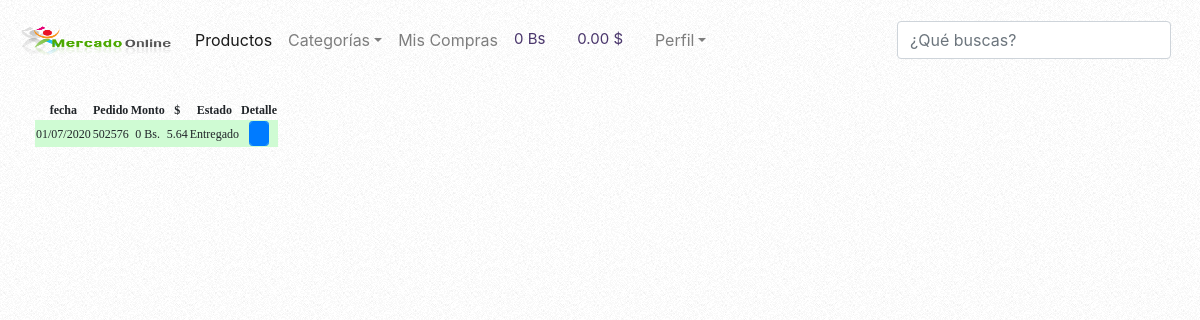
Before: /backend/index.php?action=purchases (signed in) with the older database file.
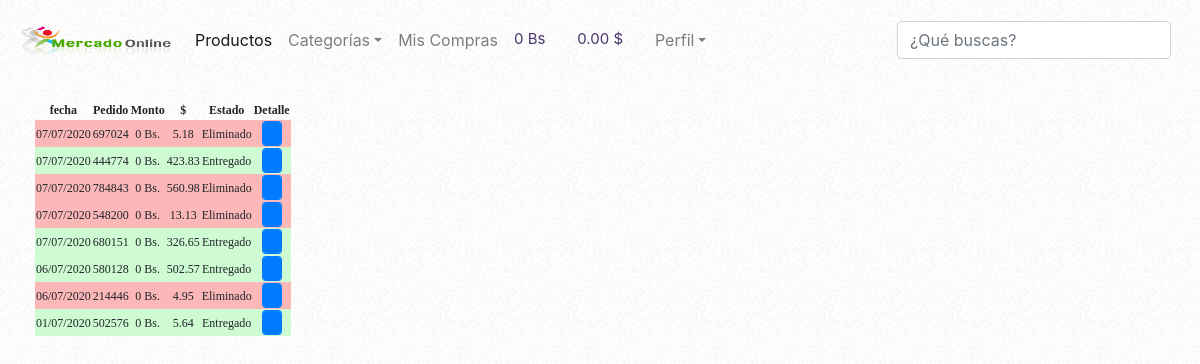
After: the same page with the newer database file.
### tables this page shows
CREATE TABLE `pedido` (
  `id` int(11) NOT NULL,
  `idorder` int(11) NOT NULL,
  `iduser` int(11) NOT NULL,
  `reference` int(11) NOT NULL,
  `mount` decimal(10,2) NOT NULL,
  `convertion` decimal(10,2) NOT NULL,
  `date` timestamp NOT NULL DEFAULT CURRENT_TIMESTAMP ON UPDATE CURRENT_TIMESTAMP,
  `status` int(11) NOT NULL,
  `branch` int(11) NOT NULL
);

### backend/controllers/backendConnectControllerPage.php (called while the page is built)
<?php
class connectControllerPage{
 public static function template(){
 		include "views/template.php";
 		}
 public static function connectPage(){
if (isset($_GET["action"])) {
	$controllerConnect = $_GET["action"];
		}else {
			$controllerConnect = "index";
		}
		$answer = connectModelPage::connectPageModel($controllerConnect);
		include $answer;
	}
}

### backend/models/connection.php (called while the page is built)
<?php
class connection{
	 public static function connect(){
	 	$link = new PDO("mysql:host=localhost;dbname=mercadoonline","root","");
	 	return $link;
	 }
}

### backend/models/productsModel.php (called while the page is built, shortened)
<?php
require_once "connection.php";
class viewsProductsModel{
 public static function TotalSumPurchaseCarView($iduserModel, $table){
 	$stmt = connection::connect()->prepare("SELECT SUM(total) as total FROM $table WHERE iduser = $iduserModel");
	 if ($stmt -> execute()) {
 	 		return $stmt->fetch();
 	 				}
 	 				else {
 	 					return "error";
 	 				}
 	 				}
 						  public static function conversionDollarModel($table){
 						  		$stmt = connection::connect()->prepare("SELECT tasa FROM $table");
 						  				$stmt -> execute();
		 							return $stmt->fetch();
 						  }
		}

### backend/models/ivaModel.php (called while the page is built, shortened)
<?php
require_once "connection.php";
class iva {
  public static function viewIvaModel($table){
  	    	$stmt = connection::connect()->prepare("SELECT iva FROM iva");
  			$stmt -> execute();
		 	return $stmt->fetch();
  		}
}

### backend/models/deliveryTaxModel.php (called while the page is built, shortened)
<?php
require_once "connection.php";
class deliveryTaxModel{
 public static function viewDeliveryTaxModel($table){
 	$stmt = connection::connect()->prepare("SELECT tax FROM $table");
	$stmt -> execute();
	return $stmt->fetch();
 		}
}

### backend/models/purchaseOrderModel.php (called while the page is built, shortened)
<?php
require_once "connection.php";
class purchaseOrderModel{
	  public static function viewPurchaseOrderModel( $dataModel, $table){
 	 $stmt = connection::connect()->prepare("SELECT id, idorder, iduser, reference, mount, convertion, date, status,branch FROM $table WHERE iduser = $dataModel ORDER BY date DESC");
	 if ($stmt -> execute()) {
 	 		return $stmt->fetchAll();
 	 				}
 	 				else {
 	 					return "error";
 	 				}
	  }
}

### backend/controllers/purchaseOrderController.php (the view, shortened to what this page needs)
<?php
class purchaseOrderController{
		 public static function viewMyPurchases(){
			$dataController = $_SESSION["id"];
		 		$answerOrder=purchaseOrderModel::viewPurchaseOrderModel($dataController, "pedido");
		 		foreach ($answerOrder as $row => $value) {
		 			$row = $row + 1;
		 		}
		 		foreach ($answerOrder as $row => $item) {
		 			$newDate = date("d/m/yy", strtotime($item["date"]));
		 			if ($item["status"]==1) {
		 				$item["status"] = "Enviando";
		 				$colorStatus =  "style=background:#CFDCFB";
		 			}elseif($item["status"]==2){
		 				$item["status"] = "Entregado";
		 				$colorStatus = "style=background:#CFFBD3";
		 				}elseif($item["status"]==3){
		 				$item["status"] = "Eliminado";
		 				$colorStatus =  "style=background:#FCB8B8";
		 			}else{
		 					$item["status"] = "En proceso";
		 					$colorStatus = "style=background:#F9FBCF";
		 			}
		echo '
					<tr>
					<td '.$colorStatus.'>'.$newDate.'</td>
					<td '.$colorStatus.'>'.$item["idorder"].'</td>
					<td '.$colorStatus.'>'.number_format($item["price"], 0, ",", ".").' Bs.</td>
					<td '.$colorStatus.'>'.$item["convertion"].'</td>
					<td '.$colorStatus.'>'.$item["status"].'</td>
					<td  '.$colorStatus.'><a href="#view'.$row.'"  data-toggle="modal">
					<button class="form-control 	btn btn-primary fa fa-list btn-sm" style="height:25px; width:20px"></button></a>
					<div class="modal fade "  id="view'.$row.'" tabindex="-1" role="dialog" aria-labelledby="myModalLabel" ariahidden="true" >
					<div class="modal-dialog" role="document" >
					<div class="modal-content" style="font-family:Pavanam-Regular; border-radius:0px">
					<div class="modal-header" >
					<button type="button" class="close" data-dismiss="modal" aria-label="Close">
					<span aria-hidden="true">&times;</span> </button>
					</div>
					<div class="modal-body"  style="text-align: left; margin: 0%;">
					<label  class="label for="" style="font-size:12px">Fecha: '.$newDate.'</label>';
					echo  '
						<table class="table" style="font-size:12px">
		 		  	 	<thead>
		 		  	 	<tr>
		 		  	 	<th>Pedido # '.$item["idorder"].'</th>
		 		  	 	<th></th>
		 		  	 	<th></th>
		 		  	 	<th></th>
		 		  	 	</tr>
						<tr>
						<th>Producto</th>
						<th>Cant</th>
						<th>Precio</th>
						<th>Total</th>
						</tr>
						</thead>';
					$dataSendController = $item["idorder"];
		 			 $answerProducts=purchaseOrderModel::viewOrderProductList($dataSendController, "pedido_has_producto");
					$answerIva=iva::viewIvaModel("iva");
					$totalMountFromBd = $item["mount"];
					$subTotal = 0;
					$total = 0;
		 			 foreach ($answerProducts as $value) {
		 			 $dataSend = array("id"=>$value["idproduct"]);
		 		  	 $answeProductName = viewsProductsModel::viewProductName($dataSend, "productos");
		 			 foreach ($answeProductName as $item) {
		echo'
	<tbody>
			<td>'.$item["title"].'</td>
			<td>'.$value["cant"].'</td>
			<td>'.number_format($value["price"]).'</td>
			<td>'.number_format($total=$value["cant"]*$value["price"]).' Bs</td>
	</tbody>';
			$subTotal = $subTotal + $total;
						 }
			 	 }
						 $totalIva = ($answerIva["iva"] * $subTotal) / 100;
						 $answerDeliveryType=purchaseOrderModel::DeliveryTypeModel($dataSendController ,"pedido");
					 	 $totalMount = 	$subTotal +  $totalIva;
					 	$totalDollar = $answerDeliveryType["convertion"];
					if ( $answerDeliveryType["branch"] == 0) {
						$bs = "Bs";
						$valorImpuesto = $totalMountFromBd - $totalMount ;
					}
					else{
							$bs = "";
						$valorImpuesto = 0;
					}
			echo '
			<td></td>
			<td></td>
			<td style="font-weight: bold">Subtotal:</td>
			<td>'.number_format($subTotal).' Bs</td>
			<tr>
				<td></td>
			<td></td>
			<td style="font-weight: bold">Iva 12%:</td>
			<td>'.number_format($totalIva).' Bs</td>
			<tr>
				<td></td>
			<td></td>
			<td style="font-weight: bold">Envío:</td>
			<td>'.number_format($valorImpuesto).  $bs.'</td>
			<tr>
				<td></td>
			<td></td>
			<td style="font-weight: bold">Total Bs:</td>
			<td>'. number_format($totalMountFromBd).' Bs</td>
			<tr>
				<td></td>
			<td></td>
			<td style="font-weight: bold">Total $</td>
			<td> '.$totalDollar.' $</td>
			<tr>
				<td>Todos los envíos se realizan en horario de oficina</td>
				<td></td>
				<td></td>
				<td></td>
			<tr>
				</table>
				</td>
				';
							}
		 		}
}

### backend/index.php (shortened to what this page needs)
<?php
if (!$_SESSION["validate"]) {
	header("location:../index");
	exit();
}
else{
require_once "controllers/backendConnectControllerPage.php";
require_once "controllers/productsController.php";
require_once "controllers/purchaseOrderController.php";
require_once "controllers/clientController.php";
require_once "models/productsModel.php";
require_once "models/purchaseOrderModel.php";
require_once "models/ivaModel.php";
require_once "models/deliveryTaxModel.php";
$connect = new connectControllerPage();
$connect ->template();
}

### backend/views/template.php (shortened to what this page needs)
<!DOCTYPE html>
<html>
<head>
<link rel="stylesheet" type="text/css" href="views/css/dataTables.bootstrap.min.css">
<link rel="stylesheet" type="text/css" href="views/css/responsive.bootstrap.min.css">
<link rel="stylesheet" type="text/css" href="views/css/jquery.dataTables.min.css">
 <link rel="stylesheet" type="text/css" href="views/css/bootstrap.min.css">
 <link rel="stylesheet" type="text/css" href="views/css/bootstrap-reboot.min.css">
 <link rel="stylesheet" type="text/css" href="views/css/bootstrap-grid.min.css">
 <link rel="stylesheet" type="text/css" href="views/css/fonts.css">
 <link rel="stylesheet" type="text/css" href="views/css/style.css">
 <link rel="stylesheet" type="text/css" href="views/css/sweetalert.css">
 <link rel="stylesheet" type="text/css" href="views/css/font-awesome.min.css">
 <link rel="stylesheet" href="views/css/cssFancybox/jquery.fancybox.css">
</head>
<body>
	<header>
	<?php
		include "views/modules/navigation.php";
 	?>
	</header>
	<section>
		<?php
		$pageController = new connectControllerPage();
		$pageController->connectPage();
		 ?>
	</section>
</body>
</html>

### backend/views/modules/navigation.php (shortened to what this page needs)
<nav	class="navbar navbar-expand-lg	navbar-light  justify-content-between" style="background: ">
<a class="navbar-brand"	href="index.php?action=home">
	<img src="views/img/logo.png" alt="" style="width: 150px; height: 30px">
</a>
<div	class="collapse	navbar-collapse"	id="navbarSupportedContent">
<ul	class="navbar-nav mr-auto">
<li	class="nav-item active">
<a	class="nav-link"a href="index.php?action=home">Productos<span	class="sr-only">(current)</span></a>
</li>
<li	class="nav-item dropdown">
<a	class="nav-link	dropdown-toggle"	href="#"	id="navbarDropdown"	role="button"
data-toggle="dropdown"	aria-haspopup="true"	aria-expanded="false">Categorías</a>
</li>
<li	class="nav-item">
<a	class="nav-link" a href="index.php?action=purchases">Mis Compras</a>
</li>
<li	class="nav-item">
<a	class="nav-link" a href="index.php?action=purchaseCar" style="font-size: 15px; color: #4A366C;">
	<?php
	$totalProducts  = new viewsProductsController();
	$totalProducts -> viewTotalPorductInpurchaseCar();
	?>
	<i class="fa fa-shopping-basket"></i></a>
	</li>
<li	class="nav-item">
<a	class="nav-link" a href="index.php?action=purchaseCar" style="font-size: 15px; color: #4A366C;">
<?php
$convertionDollar = new  viewsProductsController();
$convertionDollar -> conversionDollarController();
 ?>
	<i class="fa fa-shopping-basket"></i></a>
	</li>
	<li	class="nav-item dropdown">
<a	class="nav-link	dropdown-toggle"	href="#"	id="navbarDropdown"	role="button"
data-toggle="dropdown"	aria-haspopup="true"	aria-expanded="false">Perfil</a>
</li>
</ul>
<form	class="form-inline	my-2	my-lg-2">
<input	 class="form-control	mr-sm-2"	type="search"	id="productName" placeholder="¿Qué buscas?"	aria-label="Search">
</form>
</div>
</nav>

### backend/controllers/productsController.php (shortened to what this page needs)
<?php
class viewsProductsController{
		  public static function viewTotalPorductInpurchaseCar(){
		  		$iduserController = $_SESSION["id"];
 				$totalPrice  = viewsProductsModel::TotalSumPurchaseCarView($iduserController,"carritocompras");
 	 				$iva = iva::viewIvaModel("iva");
 	 				$totalIva= ($iva["iva"] * $totalPrice["total"]) / 100;
 					$answerTax = deliveryTaxModel::viewDeliveryTaxModel("envios");
 					if ($totalPrice["total"] == "") {
 						$answerTax["tax"]=0;
 					}
	 		echo
	 		'<th style="font-size: 12px; font-weight: bold">'.number_format($totalPrice['total']+$totalIva+$answerTax["tax"], 0, ",", ".").' Bs</th> ';
		}
		 public static function conversionDollarController(){
		 $iduserController = $_SESSION["id"];
 		$totalPrice  = viewsProductsModel::TotalSumPurchaseCarView($iduserController,"carritocompras");
		 $conversion = viewsProductsModel::conversionDollarModel("tasa");
 	 	$iva = iva::viewIvaModel("iva");
 	 	$totalIva= ($iva["iva"] * $totalPrice["total"]) / 100;
 		$answerTax = deliveryTaxModel::viewDeliveryTaxModel("envios");
 			if ($totalPrice["total"] == "") {
 						$answerTax["tax"]=0;
 					}
 		 $totalConvertionDollar = (($totalPrice["total"] + $totalIva + $answerTax["tax"] ) / $conversion["tasa"]);
		 	echo '<th style="font-size: 12px; font-weight: bold">'.number_format($totalConvertionDollar,2).' $</th> ';
		 }
}

### backend/views/modules/purchases.php (shortened to what this page needs)
<div class="row container-fluid">
	<div class="col-lg-7 col-md-7 col-sm-7 col-xs-7">
		<table class="" id="productTable">
			<thead  style="font-family: Pavanam-Regular; font-size: 12px">
				<tr>
					<th>fecha</th>
					<th>Pedido</th>
					<th>Monto</th>
					<th>$	</th>
					<th>Estado</th>
					<th>Detalle</th>
				</tr>
			</thead>
			<tbody  style="font-family:Pavanam-Regular; font-size: 12px;">
		<?php
				$viewMyPurchases= new purchaseOrderController();
				$viewMyPurchases->viewMyPurchases();
			 ?>
			 </tbody>
		</table>
	</div>
</div>

### backend/views/css/style.css (style rules this page uses)
header { position:relative; margin:auto; text-align:center; padding:5px; }
body { background: url(../img/bg01.png); text-align: center; margin: 0%; }
section { position:relative; padding:20px; }

Changed rows visible on the page:
added pedido: date "07/07/2020", idorder "697024", price "0", convertion "5.18", status "Eliminado", status 3 (drawn)
added pedido: date "07/07/2020", idorder "444774", price "0", convertion "423.83", status "Entregado", status 2 (drawn)
added pedido: date "07/07/2020", idorder "784843", price "0", convertion "560.98", status "Eliminado", status 3 (drawn)
added pedido: date "07/07/2020", idorder "548200", price "0", convertion "13.13", status "Eliminado", status 3 (drawn)
added pedido: date "07/07/2020", idorder "680151", price "0", convertion "326.65", status "Entregado", status 2 (drawn)
added pedido: date "06/07/2020", idorder "580128", price "0", convertion "502.57", status "Entregado", status 2 (drawn)
added pedido: date "06/07/2020", idorder "214446", price "0", convertion "4.95", status "Eliminado", status 3 (drawn)
